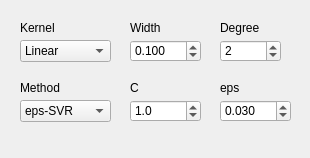
<?xml version="1.0" encoding="UTF-8"?>
<ui version="4.0">
 <class>ParametersRegr</class>
 <widget class="QWidget" name="ParametersRegr">
  <property name="geometry">
   <rect>
    <x>0</x>
    <y>0</y>
    <width>310</width>
    <height>158</height>
   </rect>
  </property>
  <property name="windowTitle">
   <string>Form</string>
  </property>
  <widget class="QLabel" name="label_3">
   <property name="geometry">
    <rect>
     <x>130</x>
     <y>20</y>
     <width>31</width>
     <height>16</height>
    </rect>
   </property>
   <property name="font">
    <font>
     <pointsize>9</pointsize>
    </font>
   </property>
   <property name="text">
    <string>Width</string>
   </property>
  </widget>
  <widget class="QLabel" name="svmEpsLabel">
   <property name="geometry">
    <rect>
     <x>220</x>
     <y>80</y>
     <width>70</width>
     <height>16</height>
    </rect>
   </property>
   <property name="font">
    <font>
     <pointsize>9</pointsize>
    </font>
   </property>
   <property name="text">
    <string>eps</string>
   </property>
  </widget>
  <widget class="QComboBox" name="svmTypeCombo">
   <property name="geometry">
    <rect>
     <x>20</x>
     <y>100</y>
     <width>91</width>
     <height>22</height>
    </rect>
   </property>
   <property name="font">
    <font>
     <pointsize>9</pointsize>
    </font>
   </property>
   <property name="toolTip">
    <string>&lt;!DOCTYPE HTML PUBLIC &quot;-//W3C//DTD HTML 4.0//EN&quot; &quot;http://www.w3.org/TR/REC-html40/strict.dtd&quot;&gt;
&lt;html&gt;&lt;head&gt;&lt;meta name=&quot;qrichtext&quot; content=&quot;1&quot; /&gt;&lt;style type=&quot;text/css&quot;&gt;
p, li { white-space: pre-wrap; }
&lt;/style&gt;&lt;/head&gt;&lt;body style=&quot; font-family:'MS Shell Dlg 2'; font-size:8.25pt; font-weight:400; font-style:normal;&quot;&gt;
&lt;p style=&quot; margin-top:0px; margin-bottom:0px; margin-left:0px; margin-right:0px; -qt-block-indent:0; text-indent:0px;&quot;&gt;&lt;span style=&quot; font-size:8pt;&quot;&gt;Kernel method for regression:&lt;/span&gt;&lt;/p&gt;
&lt;p style=&quot; margin-top:0px; margin-bottom:0px; margin-left:0px; margin-right:0px; -qt-block-indent:0; text-indent:0px;&quot;&gt;&lt;span style=&quot; font-size:8pt;&quot;&gt;eps-SVM: epsilon-based SVR, trained via SMO&lt;/span&gt;&lt;/p&gt;
&lt;p style=&quot; margin-top:0px; margin-bottom:0px; margin-left:0px; margin-right:0px; -qt-block-indent:0; text-indent:0px;&quot;&gt;&lt;span style=&quot; font-size:8pt;&quot;&gt;Nu-SVM: Nu based SVM, trained via SMO&lt;/span&gt;&lt;/p&gt;
&lt;p style=&quot; margin-top:0px; margin-bottom:0px; margin-left:0px; margin-right:0px; -qt-block-indent:0; text-indent:0px;&quot;&gt;&lt;span style=&quot; font-size:8pt;&quot;&gt;RVR: Relevant Vector Regression&lt;/span&gt;&lt;/p&gt;
&lt;p style=&quot; margin-top:0px; margin-bottom:0px; margin-left:0px; margin-right:0px; -qt-block-indent:0; text-indent:0px;&quot;&gt;&lt;span style=&quot; font-size:8pt;&quot;&gt;SOGP: Sparse Online Gaussian Processes&lt;/span&gt;&lt;/p&gt;
&lt;p style=&quot; margin-top:0px; margin-bottom:0px; margin-left:0px; margin-right:0px; -qt-block-indent:0; text-indent:0px;&quot;&gt;&lt;span style=&quot; font-size:8pt;&quot;&gt;KRLS: Kernel Recursive Least Squares&lt;/span&gt;&lt;/p&gt;&lt;/body&gt;&lt;/html&gt;</string>
   </property>
   <property name="currentIndex">
    <number>0</number>
   </property>
   <item>
    <property name="text">
     <string>eps-SVR</string>
    </property>
   </item>
   <item>
    <property name="text">
     <string>nu-SVR</string>
    </property>
   </item>
   <item>
    <property name="text">
     <string>RVR</string>
    </property>
   </item>
   <item>
    <property name="text">
     <string>SOGP</string>
    </property>
   </item>
   <item>
    <property name="text">
     <string>KRLS</string>
    </property>
   </item>
  </widget>
  <widget class="QDoubleSpinBox" name="svmCSpin">
   <property name="geometry">
    <rect>
     <x>130</x>
     <y>100</y>
     <width>71</width>
     <height>22</height>
    </rect>
   </property>
   <property name="font">
    <font>
     <pointsize>9</pointsize>
    </font>
   </property>
   <property name="toolTip">
    <string>&lt;!DOCTYPE HTML PUBLIC &quot;-//W3C//DTD HTML 4.0//EN&quot; &quot;http://www.w3.org/TR/REC-html40/strict.dtd&quot;&gt;
&lt;html&gt;&lt;head&gt;&lt;meta name=&quot;qrichtext&quot; content=&quot;1&quot; /&gt;&lt;style type=&quot;text/css&quot;&gt;
p, li { white-space: pre-wrap; }
&lt;/style&gt;&lt;/head&gt;&lt;body style=&quot; font-family:'MS Shell Dlg 2'; font-size:8.25pt; font-weight:400; font-style:normal;&quot;&gt;
&lt;p style=&quot; margin-top:0px; margin-bottom:0px; margin-left:0px; margin-right:0px; -qt-block-indent:0; text-indent:0px;&quot;&gt;&lt;span style=&quot; font-size:8pt;&quot;&gt;C: cost function (SVR)&lt;/span&gt;&lt;/p&gt;
&lt;p style=&quot; margin-top:0px; margin-bottom:0px; margin-left:0px; margin-right:0px; -qt-block-indent:0; text-indent:0px;&quot;&gt;&lt;span style=&quot; font-size:8pt;&quot;&gt;Capacity: maximum bases (0=auto/unlimited) (SOGP,KRLS)&lt;/span&gt;&lt;/p&gt;
&lt;p style=&quot; margin-top:0px; margin-bottom:0px; margin-left:0px; margin-right:0px; -qt-block-indent:0; text-indent:0px;&quot;&gt;&lt;span style=&quot; font-size:8pt;&quot;&gt;KRLS: capacity of 1 not allowed (switches to 2)&lt;/span&gt;&lt;/p&gt;&lt;/body&gt;&lt;/html&gt;</string>
   </property>
   <property name="decimals">
    <number>1</number>
   </property>
   <property name="minimum">
    <double>0.100000000000000</double>
   </property>
   <property name="maximum">
    <double>9999.899999999999636</double>
   </property>
   <property name="singleStep">
    <double>1.000000000000000</double>
   </property>
   <property name="value">
    <double>1.000000000000000</double>
   </property>
  </widget>
  <widget class="QLabel" name="label_21">
   <property name="geometry">
    <rect>
     <x>220</x>
     <y>20</y>
     <width>41</width>
     <height>16</height>
    </rect>
   </property>
   <property name="font">
    <font>
     <pointsize>9</pointsize>
    </font>
   </property>
   <property name="text">
    <string>Degree</string>
   </property>
  </widget>
  <widget class="QDoubleSpinBox" name="svmPSpin">
   <property name="geometry">
    <rect>
     <x>220</x>
     <y>100</y>
     <width>71</width>
     <height>22</height>
    </rect>
   </property>
   <property name="font">
    <font>
     <pointsize>9</pointsize>
    </font>
   </property>
   <property name="toolTip">
    <string>&lt;!DOCTYPE HTML PUBLIC &quot;-//W3C//DTD HTML 4.0//EN&quot; &quot;http://www.w3.org/TR/REC-html40/strict.dtd&quot;&gt;
&lt;html&gt;&lt;head&gt;&lt;meta name=&quot;qrichtext&quot; content=&quot;1&quot; /&gt;&lt;style type=&quot;text/css&quot;&gt;
p, li { white-space: pre-wrap; }
&lt;/style&gt;&lt;/head&gt;&lt;body style=&quot; font-family:'MS Shell Dlg 2'; font-size:8.25pt; font-weight:400; font-style:normal;&quot;&gt;
&lt;p style=&quot; margin-top:0px; margin-bottom:0px; margin-left:0px; margin-right:0px; -qt-block-indent:0; text-indent:0px;&quot;&gt;&lt;span style=&quot; font-size:8pt;&quot;&gt;eps-SVR: epsilon-tube width&lt;/span&gt;&lt;/p&gt;
&lt;p style=&quot; margin-top:0px; margin-bottom:0px; margin-left:0px; margin-right:0px; -qt-block-indent:0; text-indent:0px;&quot;&gt;&lt;span style=&quot; font-size:8pt;&quot;&gt;nu-SVR: nu ratio on alpha&lt;/span&gt;&lt;/p&gt;
&lt;p style=&quot; margin-top:0px; margin-bottom:0px; margin-left:0px; margin-right:0px; -qt-block-indent:0; text-indent:0px;&quot;&gt;&lt;span style=&quot; font-size:8pt;&quot;&gt;RVR: accuracy-generalization tradeoff&lt;/span&gt;&lt;/p&gt;
&lt;p style=&quot; margin-top:0px; margin-bottom:0px; margin-left:0px; margin-right:0px; -qt-block-indent:0; text-indent:0px;&quot;&gt;&lt;span style=&quot; font-size:8pt;&quot;&gt;SOGP: noise&lt;/span&gt;&lt;/p&gt;
&lt;p style=&quot; margin-top:0px; margin-bottom:0px; margin-left:0px; margin-right:0px; -qt-block-indent:0; text-indent:0px;&quot;&gt;&lt;span style=&quot; font-size:8pt;&quot;&gt;KRLS: tolerance (stopping criterion)&lt;/span&gt;&lt;/p&gt;&lt;/body&gt;&lt;/html&gt;</string>
   </property>
   <property name="decimals">
    <number>3</number>
   </property>
   <property name="minimum">
    <double>0.001000000000000</double>
   </property>
   <property name="maximum">
    <double>1.000000000000000</double>
   </property>
   <property name="singleStep">
    <double>0.010000000000000</double>
   </property>
   <property name="value">
    <double>0.030000000000000</double>
   </property>
  </widget>
  <widget class="QLabel" name="label_2">
   <property name="geometry">
    <rect>
     <x>20</x>
     <y>20</y>
     <width>91</width>
     <height>16</height>
    </rect>
   </property>
   <property name="font">
    <font>
     <pointsize>9</pointsize>
    </font>
   </property>
   <property name="text">
    <string>Kernel</string>
   </property>
  </widget>
  <widget class="QSpinBox" name="kernelDegSpin">
   <property name="geometry">
    <rect>
     <x>220</x>
     <y>40</y>
     <width>61</width>
     <height>22</height>
    </rect>
   </property>
   <property name="font">
    <font>
     <pointsize>9</pointsize>
    </font>
   </property>
   <property name="toolTip">
    <string>&lt;!DOCTYPE HTML PUBLIC &quot;-//W3C//DTD HTML 4.0//EN&quot; &quot;http://www.w3.org/TR/REC-html40/strict.dtd&quot;&gt;
&lt;html&gt;&lt;head&gt;&lt;meta name=&quot;qrichtext&quot; content=&quot;1&quot; /&gt;&lt;style type=&quot;text/css&quot;&gt;
p, li { white-space: pre-wrap; }
&lt;/style&gt;&lt;/head&gt;&lt;body style=&quot; font-family:'MS Shell Dlg 2'; font-size:8.25pt; font-weight:400; font-style:normal;&quot;&gt;
&lt;p style=&quot; margin-top:0px; margin-bottom:0px; margin-left:0px; margin-right:0px; -qt-block-indent:0; text-indent:0px;&quot;&gt;&lt;span style=&quot; font-size:8pt;&quot;&gt;Degree of the kernel polynomial&lt;/span&gt;&lt;/p&gt;
&lt;p style=&quot; margin-top:0px; margin-bottom:0px; margin-left:0px; margin-right:0px; -qt-block-indent:0; text-indent:0px;&quot;&gt;&lt;span style=&quot; font-size:8pt;&quot;&gt;(Polynomial only)&lt;/span&gt;&lt;/p&gt;&lt;/body&gt;&lt;/html&gt;</string>
   </property>
   <property name="minimum">
    <number>1</number>
   </property>
   <property name="value">
    <number>2</number>
   </property>
  </widget>
  <widget class="QLabel" name="label_4">
   <property name="geometry">
    <rect>
     <x>20</x>
     <y>80</y>
     <width>91</width>
     <height>16</height>
    </rect>
   </property>
   <property name="font">
    <font>
     <pointsize>9</pointsize>
    </font>
   </property>
   <property name="text">
    <string>Method</string>
   </property>
  </widget>
  <widget class="QLabel" name="svmCLabel">
   <property name="geometry">
    <rect>
     <x>130</x>
     <y>80</y>
     <width>60</width>
     <height>16</height>
    </rect>
   </property>
   <property name="font">
    <font>
     <pointsize>9</pointsize>
    </font>
   </property>
   <property name="text">
    <string>C</string>
   </property>
  </widget>
  <widget class="QComboBox" name="kernelTypeCombo">
   <property name="geometry">
    <rect>
     <x>20</x>
     <y>40</y>
     <width>91</width>
     <height>22</height>
    </rect>
   </property>
   <property name="font">
    <font>
     <pointsize>9</pointsize>
    </font>
   </property>
   <property name="toolTip">
    <string>&lt;!DOCTYPE HTML PUBLIC &quot;-//W3C//DTD HTML 4.0//EN&quot; &quot;http://www.w3.org/TR/REC-html40/strict.dtd&quot;&gt;
&lt;html&gt;&lt;head&gt;&lt;meta name=&quot;qrichtext&quot; content=&quot;1&quot; /&gt;&lt;style type=&quot;text/css&quot;&gt;
p, li { white-space: pre-wrap; }
&lt;/style&gt;&lt;/head&gt;&lt;body style=&quot; font-family:'MS Shell Dlg 2'; font-size:8.25pt; font-weight:400; font-style:normal;&quot;&gt;
&lt;p style=&quot; margin-top:0px; margin-bottom:0px; margin-left:0px; margin-right:0px; -qt-block-indent:0; text-indent:0px;&quot;&gt;&lt;span style=&quot; font-size:8pt;&quot;&gt;kernel function&lt;/span&gt;&lt;/p&gt;&lt;/body&gt;&lt;/html&gt;</string>
   </property>
   <item>
    <property name="text">
     <string>Linear</string>
    </property>
   </item>
   <item>
    <property name="text">
     <string>Polynomial</string>
    </property>
   </item>
   <item>
    <property name="text">
     <string>RBF</string>
    </property>
   </item>
  </widget>
  <widget class="QDoubleSpinBox" name="kernelWidthSpin">
   <property name="geometry">
    <rect>
     <x>130</x>
     <y>40</y>
     <width>71</width>
     <height>22</height>
    </rect>
   </property>
   <property name="font">
    <font>
     <pointsize>9</pointsize>
    </font>
   </property>
   <property name="toolTip">
    <string>&lt;!DOCTYPE HTML PUBLIC &quot;-//W3C//DTD HTML 4.0//EN&quot; &quot;http://www.w3.org/TR/REC-html40/strict.dtd&quot;&gt;
&lt;html&gt;&lt;head&gt;&lt;meta name=&quot;qrichtext&quot; content=&quot;1&quot; /&gt;&lt;style type=&quot;text/css&quot;&gt;
p, li { white-space: pre-wrap; }
&lt;/style&gt;&lt;/head&gt;&lt;body style=&quot; font-family:'MS Shell Dlg 2'; font-size:8.25pt; font-weight:400; font-style:normal;&quot;&gt;
&lt;p style=&quot; margin-top:0px; margin-bottom:0px; margin-left:0px; margin-right:0px; -qt-block-indent:0; text-indent:0px;&quot;&gt;&lt;span style=&quot; font-size:8pt;&quot;&gt;Width of the kernel (gamma)&lt;/span&gt;&lt;/p&gt;
&lt;p style=&quot; margin-top:0px; margin-bottom:0px; margin-left:0px; margin-right:0px; -qt-block-indent:0; text-indent:0px;&quot;&gt;&lt;span style=&quot; font-size:8pt;&quot;&gt;RBF and Polynomial only&lt;/span&gt;&lt;/p&gt;&lt;/body&gt;&lt;/html&gt;</string>
   </property>
   <property name="decimals">
    <number>3</number>
   </property>
   <property name="minimum">
    <double>0.001000000000000</double>
   </property>
   <property name="singleStep">
    <double>0.010000000000000</double>
   </property>
   <property name="value">
    <double>0.100000000000000</double>
   </property>
  </widget>
 </widget>
 <resources/>
 <connections/>
</ui>
